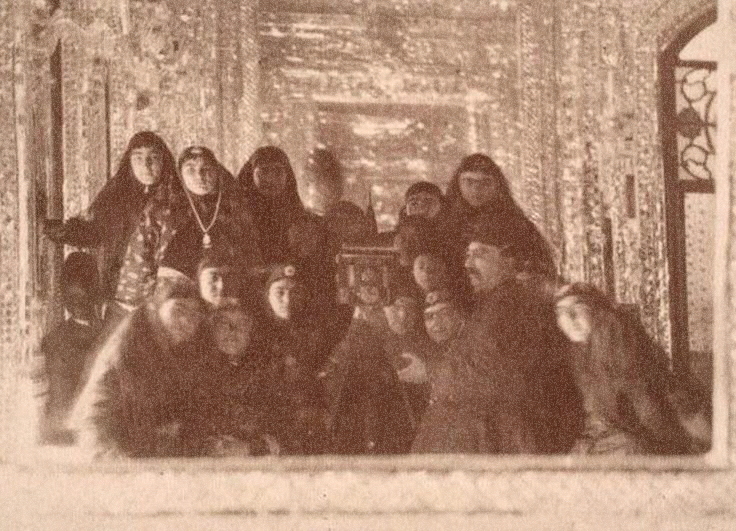
#> input picture HW4/1/P1/nasir_and_wives.png, 736 x 531 px
$ python a.py   (older library calls are emulated)
#> lines starting #> are read from the running program, lines starting #| are printed output that depends on the picture
import numpy as np
import matplotlib.pyplot as plt
import cv2


def G_mean(img, kernel_size):
    G_mean_img = np.ones(img.shape)
    k = int((kernel_size - 1) / 2)
    # print(k)
    for i in range(img.shape[0]):
        for j in range(img.shape[1]):
            if i < k or i > (img.shape[0] - k - 1) or j < k or j > (img.shape[1] - k - 1):
                G_mean_img[i][j] = img[i][j]
            else:
                for n in range(kernel_size):
                    for m in range(kernel_size):
                        G_mean_img[i][j] *= np.float(img[i - k + n][j - k + m])
                G_mean_img[i][j] = pow(G_mean_img[i][j], 1 / (kernel_size * kernel_size))

    G_mean_img = np.uint8(G_mean_img)
    return G_mean_img


if __name__ == "__main__":
    img = cv2.imread("P1/nasir_and_wives.png")
#> img is the input picture: shape (531, 736, 3); mean B, G, R 112.9, 134.4, 170.4
    img = cv2.cvtColor(img, cv2.COLOR_BGR2GRAY)
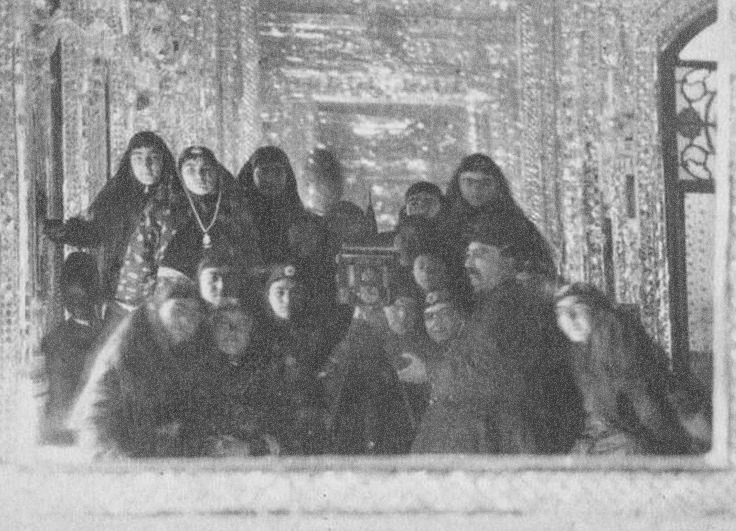
#> img: shape (531, 736); min 46, max 237, mean 142.7
    plt.imshow(img, cmap="gray")
#> (the run stopped early here; a loop or call above may not have finished)
